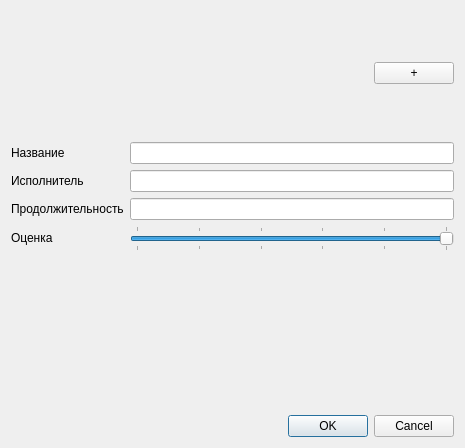
<?xml version="1.0" encoding="UTF-8"?>
<ui version="4.0">
 <class>SongDialog</class>
 <widget class="QDialog" name="SongDialog">
  <property name="geometry">
   <rect>
    <x>0</x>
    <y>0</y>
    <width>465</width>
    <height>448</height>
   </rect>
  </property>
  <property name="windowTitle">
   <string>Dialog</string>
  </property>
  <layout class="QGridLayout" name="gridLayout">
   <item row="2" column="0">
    <widget class="QDialogButtonBox" name="buttonBox">
     <property name="orientation">
      <enum>Qt::Horizontal</enum>
     </property>
     <property name="standardButtons">
      <set>QDialogButtonBox::Cancel|QDialogButtonBox::Ok</set>
     </property>
    </widget>
   </item>
   <item row="0" column="0">
    <layout class="QHBoxLayout" name="horizontalLayout">
     <item>
      <widget class="QLabel" name="labelPreview">
       <property name="sizePolicy">
        <sizepolicy hsizetype="Fixed" vsizetype="Fixed">
         <horstretch>0</horstretch>
         <verstretch>0</verstretch>
        </sizepolicy>
       </property>
       <property name="minimumSize">
        <size>
         <width>125</width>
         <height>125</height>
        </size>
       </property>
       <property name="toolTip">
        <string>Превью</string>
       </property>
       <property name="text">
        <string/>
       </property>
      </widget>
     </item>
     <item>
      <spacer name="horizontalSpacer">
       <property name="orientation">
        <enum>Qt::Horizontal</enum>
       </property>
       <property name="sizeHint" stdset="0">
        <size>
         <width>40</width>
         <height>20</height>
        </size>
       </property>
      </spacer>
     </item>
     <item>
      <widget class="QPushButton" name="btnPreview">
       <property name="sizePolicy">
        <sizepolicy hsizetype="Fixed" vsizetype="Fixed">
         <horstretch>0</horstretch>
         <verstretch>0</verstretch>
        </sizepolicy>
       </property>
       <property name="toolTip">
        <string>Выбрать изображение</string>
       </property>
       <property name="text">
        <string>+</string>
       </property>
      </widget>
     </item>
    </layout>
   </item>
   <item row="1" column="0">
    <layout class="QFormLayout" name="formLayout">
     <item row="0" column="0">
      <widget class="QLabel" name="label_5">
       <property name="text">
        <string>Название</string>
       </property>
      </widget>
     </item>
     <item row="0" column="1">
      <widget class="QLineEdit" name="lineEdit_name"/>
     </item>
     <item row="1" column="0">
      <widget class="QLabel" name="label_6">
       <property name="text">
        <string>Исполнитель</string>
       </property>
      </widget>
     </item>
     <item row="2" column="0">
      <widget class="QLabel" name="label_7">
       <property name="text">
        <string>Продолжительность</string>
       </property>
      </widget>
     </item>
     <item row="3" column="0">
      <widget class="QLabel" name="label_8">
       <property name="text">
        <string>Оценка</string>
       </property>
      </widget>
     </item>
     <item row="1" column="1">
      <widget class="QLineEdit" name="lineEdit_singer"/>
     </item>
     <item row="2" column="1">
      <widget class="QLineEdit" name="lineEdit_time"/>
     </item>
     <item row="3" column="1">
      <widget class="QSlider" name="horizontalSlider">
       <property name="font">
        <font>
         <pointsize>8</pointsize>
        </font>
       </property>
       <property name="maximum">
        <number>5</number>
       </property>
       <property name="pageStep">
        <number>1</number>
       </property>
       <property name="value">
        <number>5</number>
       </property>
       <property name="sliderPosition">
        <number>5</number>
       </property>
       <property name="orientation">
        <enum>Qt::Horizontal</enum>
       </property>
       <property name="invertedControls">
        <bool>false</bool>
       </property>
       <property name="tickPosition">
        <enum>QSlider::TicksBothSides</enum>
       </property>
       <property name="tickInterval">
        <number>1</number>
       </property>
      </widget>
     </item>
    </layout>
   </item>
  </layout>
 </widget>
 <resources/>
 <connections>
  <connection>
   <sender>buttonBox</sender>
   <signal>accepted()</signal>
   <receiver>SongDialog</receiver>
   <slot>accept()</slot>
   <hints>
    <hint type="sourcelabel">
     <x>248</x>
     <y>254</y>
    </hint>
    <hint type="destinationlabel">
     <x>157</x>
     <y>274</y>
    </hint>
   </hints>
  </connection>
  <connection>
   <sender>buttonBox</sender>
   <signal>rejected()</signal>
   <receiver>SongDialog</receiver>
   <slot>reject()</slot>
   <hints>
    <hint type="sourcelabel">
     <x>316</x>
     <y>260</y>
    </hint>
    <hint type="destinationlabel">
     <x>286</x>
     <y>274</y>
    </hint>
   </hints>
  </connection>
 </connections>
</ui>
